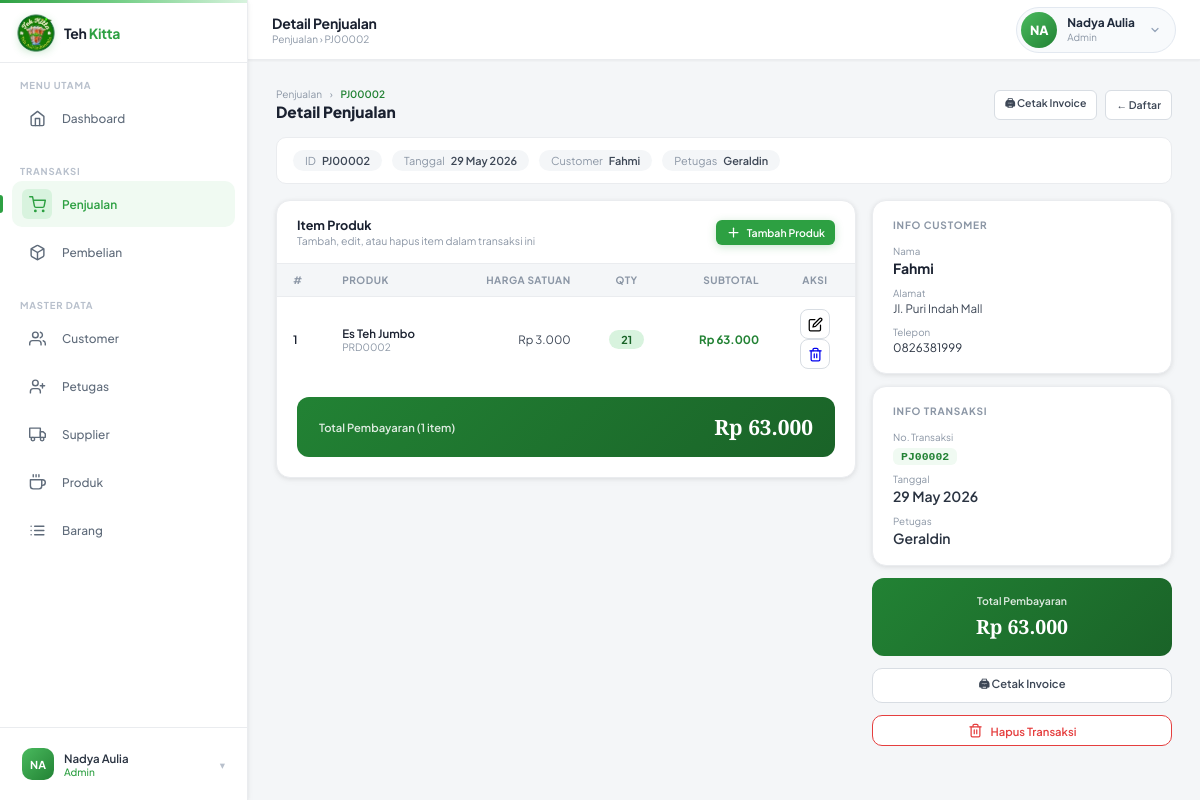
/penjualan/detail.php?id=PJ00002 (signed in), run on the app's committed database.
### tables this page shows
CREATE TABLE `penjualan` (
  `id_penjualan` varchar(10) NOT NULL,
  `id_customer` varchar(20) NOT NULL,
  `id_petugas` varchar(10) NOT NULL,
  `tanggal` date NOT NULL,
  `sub_total` decimal(15,2) NOT NULL
);

CREATE TABLE `customer` (
  `id_customer` varchar(20) NOT NULL,
  `nama_customer` varchar(20) NOT NULL,
  `alamat` varchar(40) DEFAULT NULL,
  `no_telepon` varchar(15) DEFAULT NULL
);

CREATE TABLE `petugas` (
  `id_petugas` varchar(10) NOT NULL,
  `nama_petugas` varchar(20) DEFAULT NULL
);

CREATE TABLE `detail_penjualan` (
  `id_penjualan` varchar(10) NOT NULL,
  `id_produk` varchar(10) NOT NULL,
  `qty` int(11) NOT NULL,
  `harga_total` decimal(15,2) NOT NULL
);

CREATE TABLE `produk` (
  `id_produk` varchar(10) NOT NULL,
  `nama_produk` varchar(20) NOT NULL,
  `harga` decimal(15,2) DEFAULT NULL
);

### penjualan/detail.php (the view, shortened to what this page needs)
<?php
require_once '../koneksi.php';
$id = mysqli_real_escape_string($koneksi, $_GET['id'] ?? '');
$penjualan = mysqli_fetch_assoc(mysqli_query($koneksi, "
    SELECT p.*, c.nama_customer, c.alamat, c.no_telepon, pt.nama_petugas
    FROM penjualan p
    LEFT JOIN customer c  ON p.id_customer = c.id_customer
    LEFT JOIN petugas  pt ON p.id_petugas  = pt.id_petugas
    WHERE p.id_penjualan = '$id'
"));
$details = mysqli_query($koneksi, "
    SELECT dp.*, pr.nama_produk, pr.harga AS harga_satuan
    FROM detail_penjualan dp
    LEFT JOIN produk pr ON dp.id_produk = pr.id_produk
    WHERE dp.id_penjualan = '$id'
    ORDER BY pr.nama_produk
");
include '../layouts/header.php';
?>
<div class="page-content active">
  <div style="display:flex;align-items:center;justify-content:space-between;margin-bottom:16px;flex-wrap:wrap;gap:10px;">
    <div>
      <div style="font-size:.72rem;color:var(--gray-400);margin-bottom:2px;">
        <a href="index.php" style="text-decoration:none;color:var(--gray-400);">Penjualan</a>
        <span style="margin:0 6px;">›</span>
        <span style="color:var(--green-600);font-weight:600;"><?= htmlspecialchars($id) ?></span>
      </div>
      <h2 style="font-size:1.1rem;font-weight:800;color:var(--gray-800);">Detail Penjualan</h2>
    </div>
    <div style="display:flex;gap:8px;flex-wrap:wrap;">
      <a href="../laporan/cetak_penjualan.php?id=<?= $id ?>" target="_blank"
         class="btn btn-outline btn-sm" style="text-decoration:none;">🖨 Cetak Invoice</a>
      <a href="index.php" class="btn btn-outline btn-sm" style="text-decoration:none;">← Daftar</a>
    </div>
  </div>
  <div class="info-bar">
    <div class="info-chip"><span class="label">ID</span><?= htmlspecialchars($id) ?></div>
    <div class="info-chip"><span class="label">Tanggal</span><?= date('d M Y', strtotime($penjualan['tanggal'])) ?></div>
    <div class="info-chip"><span class="label">Customer</span><?= htmlspecialchars($penjualan['nama_customer'] ?? '-') ?></div>
    <div class="info-chip"><span class="label">Petugas</span><?= htmlspecialchars($penjualan['nama_petugas'] ?? '-') ?></div>
  </div>
  <div style="display:grid;grid-template-columns:1fr 300px;gap:16px;align-items:start;">
    <div class="card">
      <div class="card-header">
        <div>
          <div class="card-title">Item Produk</div>
          <div class="card-subtitle">Tambah, edit, atau hapus item dalam transaksi ini</div>
        </div>
        <button onclick="openModal('modalTambah')" class="btn btn-primary btn-sm"><svg viewBox="0 0 24 24" fill="none" stroke="currentColor" stroke-width="2" stroke-linecap="round" stroke-linejoin="round" width="15" height="15"><line x1="12" y1="5" x2="12" y2="19"/><line x1="5" y1="12" x2="19" y2="12"/></svg> Tambah Produk</button>
      </div>
      <div class="table-wrap">
        <table>
          <thead>
            <tr>
              <th>#</th>
              <th>Produk</th>
              <th style="text-align:right">Harga Satuan</th>
              <th style="text-align:center;width:80px">Qty</th>
              <th style="text-align:right">Subtotal</th>
              <th style="text-align:center;width:80px">Aksi</th>
            </tr>
          </thead>
          <tbody id="detailTbody">
          <?php
          $no        = 1;
          $total_row = 0;
          mysqli_data_seek($details, 0);
          while ($d = mysqli_fetch_assoc($details)):
            $total_row++;
          ?>
            <tr id="tr-<?= htmlspecialchars($d['id_produk']) ?>">
              <td><?= $no++ ?></td>
              <td>
                <div style="font-weight:600;color:var(--gray-800);"><?= htmlspecialchars($d['nama_produk']) ?></div>
                <div style="font-size:.72rem;color:var(--gray-400);"><?= htmlspecialchars($d['id_produk']) ?></div>
              </td>
              <td style="text-align:right;color:var(--gray-600);">
                Rp <?= number_format($d['harga_satuan'], 0, ',', '.') ?>
              </td>
              <td style="text-align:center;">
                <span style="background:var(--green-100);color:var(--green-700);padding:3px 12px;border-radius:var(--radius-full);font-size:.78rem;font-weight:700;">
                  <?= $d['qty'] ?>
                </span>
              </td>
              <td style="text-align:right;font-weight:700;color:var(--green-600);">
                Rp <?= number_format($d['harga_total'], 0, ',', '.') ?>
              </td>
              <td style="text-align:center;">
                <button
                  class="btn-icon edit"
                  title="Edit qty"
                  onclick="openEdit(
                    '<?= htmlspecialchars($d['id_produk']) ?>',
                    '<?= htmlspecialchars($d['nama_produk']) ?>',
                    <?= (int)$d['qty'] ?>,
                    <?= (float)$d['harga_satuan'] ?>
                  )"
                ><svg viewBox="0 0 24 24" fill="none" stroke="currentColor" stroke-width="2" stroke-linecap="round" stroke-linejoin="round" width="15" height="15"><path d="M11 4H4a2 2 0 0 0-2 2v14a2 2 0 0 0 2 2h14a2 2 0 0 0 2-2v-7"/><path d="M18.5 2.5a2.12 2.12 0 0 1 3 3L12 15l-4 1 1-4 9.5-9.5z"/></svg></button>
                <a href="detail.php?id=<?= $id ?>&hapus=<?= $d['id_produk'] ?>"
                   class="btn-icon danger"
                   title="Hapus item"
                   onclick="return confirm('Hapus item <?= htmlspecialchars(addslashes($d['nama_produk'])) ?>?')"
                ></a>
              </td>
            </tr>
          <?php endwhile; ?>
          </tbody>
        </table>
      </div>
      <div style="padding:0 20px 20px;">
        <div class="total-bar">
          <div class="label">Total Pembayaran (<?= $total_row ?> item)</div>
          <div class="amount" id="grandTotal">
            Rp <?= number_format($penjualan['sub_total'], 0, ',', '.') ?>
          </div>
        </div>
      </div>
    </div>
    <div style="display:flex;flex-direction:column;gap:12px;">
      <div class="card" style="padding:18px 20px;">
        <div style="font-size:.72rem;font-weight:700;color:var(--gray-400);text-transform:uppercase;letter-spacing:.8px;margin-bottom:14px;">Info Customer</div>
        <div style="display:flex;flex-direction:column;gap:10px;">
          <div>
            <div style="font-size:.7rem;color:var(--gray-400);margin-bottom:2px;">Nama</div>
            <div style="font-weight:700;color:var(--gray-800);"><?= htmlspecialchars($penjualan['nama_customer'] ?? '-') ?></div>
          </div>
          <?php if (!empty($penjualan['alamat'])): ?>
          <div>
            <div style="font-size:.7rem;color:var(--gray-400);margin-bottom:2px;">Alamat</div>
            <div style="font-size:.83rem;color:var(--gray-600);"><?= htmlspecialchars($penjualan['alamat']) ?></div>
          </div>
          <?php endif; ?>
          <?php if (!empty($penjualan['no_telepon'])): ?>
          <div>
            <div style="font-size:.7rem;color:var(--gray-400);margin-bottom:2px;">Telepon</div>
            <div style="font-size:.83rem;"><?= htmlspecialchars($penjualan['no_telepon']) ?></div>
          </div>
          <?php endif; ?>
        </div>
      </div>
      <div class="card" style="padding:18px 20px;">
        <div style="font-size:.72rem;font-weight:700;color:var(--gray-400);text-transform:uppercase;letter-spacing:.8px;margin-bottom:14px;">Info Transaksi</div>
        <div style="display:flex;flex-direction:column;gap:10px;">
          <div>
            <div style="font-size:.7rem;color:var(--gray-400);margin-bottom:2px;">No. Transaksi</div>
            <code style="font-size:.82rem;font-weight:700;color:var(--green-600);background:var(--green-50);padding:2px 8px;border-radius:6px;"><?= $id ?></code>
          </div>
          <div>
            <div style="font-size:.7rem;color:var(--gray-400);margin-bottom:2px;">Tanggal</div>
            <div style="font-weight:600;"><?= date('d F Y', strtotime($penjualan['tanggal'])) ?></div>
          </div>
          <div>
            <div style="font-size:.7rem;color:var(--gray-400);margin-bottom:2px;">Petugas</div>
            <div style="font-weight:600;"><?= htmlspecialchars($penjualan['nama_petugas'] ?? '-') ?></div>
          </div>
        </div>
      </div>
      <div style="padding:16px 18px;background:linear-gradient(135deg,var(--green-600),var(--green-700));border-radius:12px;text-align:center;color:#fff;">
        <div style="font-size:.75rem;font-weight:600;opacity:.85;margin-bottom:6px;">Total Pembayaran</div>
        <div style="font-size:1.4rem;font-weight:800;font-family:'Instrument Serif',serif;" id="sideTotal">
          Rp <?= number_format($penjualan['sub_total'], 0, ',', '.') ?>
        </div>
      </div>
      <a href="../laporan/cetak_penjualan.php?id=<?= $id ?>" target="_blank"
         class="btn btn-outline" style="text-decoration:none;display:flex;align-items:center;justify-content:center;gap:8px;">
        🖨 Cetak Invoice
      </a>
      <a href="hapus.php?id=<?= $id ?>"
         class="btn btn-outline" style="text-decoration:none;display:flex;align-items:center;justify-content:center;gap:8px;color:var(--danger);border-color:var(--danger);"
         onclick="return confirm('Hapus seluruh transaksi <?= $id ?>? Semua item akan ikut terhapus.')">
        Hapus Transaksi
      </a>
    </div>
  </div>
</div>
<?php include '../layouts/footer.php'; ?>

### style.css (style rules this page uses)
:root { --white: #ffffff; --off-white: #f8f9fa; --gray-50: #f4f6f8; --gray-100: #eaecef; --gray-200: #d8dde3; --gray-300: #b8c0cc; --gray-400: #8b96a5; --gray-500: #5f6b7a; --gray-600: #3d4756; --gray-700: #2a3341; --gray-800: #1a2130; --gray-900: #0f1623; --green-50: #f0faf2; --green-100: #d8f3de; --green-200: #aee5ba; --green-300: #78d08a; --green-400: #4aba5e; --green-500: #2da042; --green-600: #228234; --green-700: #1a6328; --accent: #2da042; --accent-light:#f0faf2; --accent-mid: #aee5ba; --danger: #e53e3e; --danger-light:#fff5f5; --warning: #d97706; --warning-light:#fffbeb; --info: #2b6cb0; --info-light: #ebf8ff; --shadow-xs: 0 1px 2px rgba(0,0,0,0.05); --shadow-sm: 0 1px 4px rgba(0,0,0,0.07), 0 2px 8px rgba(0,0,0,0.04); --shadow-md: 0 4px 12px rgba(0,0,0,0.08), 0 2px 4px rgba(0,0,0,0.04); --shadow-lg: 0 8px 28px rgba(0,0,0,0.1), 0 4px 10px rgba(0,0,0,0.06); --shadow-xl: 0 20px 60px rgba(0,0,0,0.13), 0 8px 20px rgba(0,0,0,0.07); --radius-sm: 6px; --radius-md: 10px; --radius-lg: 14px; --radius-xl: 20px; --radius-full: 999px; --sidebar-w: 248px; --topbar-h: 60px; --transition: 0.2s ease; }
*, *::before, *::after { margin:0; padding:0; box-sizing:border-box; }
html { font-size: 14px; }
body { font-family: 'Plus Jakarta Sans', sans-serif; background: var(--gray-50); color: var(--gray-700); min-height: 100vh; display: flex; }
.page-content { padding: 28px 28px; display: none; animation: fadeSlide 0.3s ease; }
.page-content.active { display: block; }
.card { background: var(--white); border: 1px solid var(--gray-100); border-radius: var(--radius-lg); box-shadow: var(--shadow-sm); overflow: hidden; }
.card-header { padding: 16px 20px; border-bottom: 1px solid var(--gray-100); display: flex; align-items: center; justify-content: space-between; gap: 12px; flex-wrap: wrap; }
.card-title { font-size: 0.9rem; font-weight: 700; color: var(--gray-800); }
.card-subtitle { font-size: 0.75rem; color: var(--gray-400); margin-top: 1px; }
.btn { display: inline-flex; align-items: center; gap: 6px; padding: 7px 14px; border-radius: var(--radius-md); font-family: 'Plus Jakarta Sans', sans-serif; font-size: 0.8rem; font-weight: 600; cursor: pointer; border: none; transition: all var(--transition); white-space: nowrap; text-decoration: none; }
.btn-primary { background: var(--accent); color: white; box-shadow: 0 2px 8px rgba(45,160,66,0.25); }
.btn-outline { background: var(--white); color: var(--gray-600); border: 1px solid var(--gray-200); }
.btn-sm { padding: 5px 10px; font-size: 0.75rem; border-radius: var(--radius-sm); }
.table-wrap { overflow-x: auto; }
table { width: 100%; border-collapse: collapse; }
thead tr { background: var(--gray-50); }
th { padding: 10px 16px; text-align: left; font-size: 0.72rem; font-weight: 700; letter-spacing: 0.5px; text-transform: uppercase; color: var(--gray-400); border-bottom: 1px solid var(--gray-100); white-space: nowrap; cursor: pointer; user-select: none; transition: color var(--transition); }
tbody tr { border-bottom: 1px solid var(--gray-100); transition: background var(--transition); cursor: pointer; }
tbody tr:last-child { border-bottom: none; }
td { padding: 12px 16px; font-size: 0.82rem; color: var(--gray-600); vertical-align: middle; }
td:first-child { font-weight: 600; color: var(--gray-800); }

### penjualan/detail.php (style rules this page uses)
.info-bar { display:flex;flex-wrap:wrap;gap:10px; padding:12px 16px;background:var(--white);border:1.5px solid var(--gray-100); border-radius:10px;margin-bottom:16px; }
.info-chip { display:flex;align-items:center;gap:6px; padding:4px 12px;border-radius:var(--radius-full);background:var(--gray-50); font-size:.78rem;font-weight:600;color:var(--gray-600); }
.info-chip .label { font-weight:400;color:var(--gray-400); }
.btn-icon { width:30px;height:30px;border-radius:8px;border:1px solid var(--gray-200); background:var(--white);cursor:pointer;display:inline-flex;align-items:center; justify-content:center;font-size:.85rem;transition:all .15s; }
.total-bar { padding:16px 22px; background:linear-gradient(135deg,var(--green-600) 0%,var(--green-700) 100%); border-radius:12px;display:flex;align-items:center;justify-content:space-between; color:#fff;margin-top:16px; }
.total-bar .label { font-size:.8rem;font-weight:600;opacity:.85; }
.total-bar .amount { font-size:1.5rem;font-weight:800;font-family:'Instrument Serif',serif; }

### data on the page
penjualan: tanggal "29 May 2026", id_customer.nama_customer "Fahmi", id_petugas.nama_petugas "Geraldin", sub_total "63.000", id_customer.alamat "Jl. Puri Indah Mall", id_customer.no_telepon "0826381999"
detail_penjualan: id_produk.nama_produk "Es Teh Jumbo", id_produk "PRD0002", id_produk.harga "3.000", qty "21", harga_total "63.000"

### other printed values
$inisial "NA"
$user_nama "Nadya Aulia"
$user_role "Admin"
$id "PJ00002"
$total_row "1"
